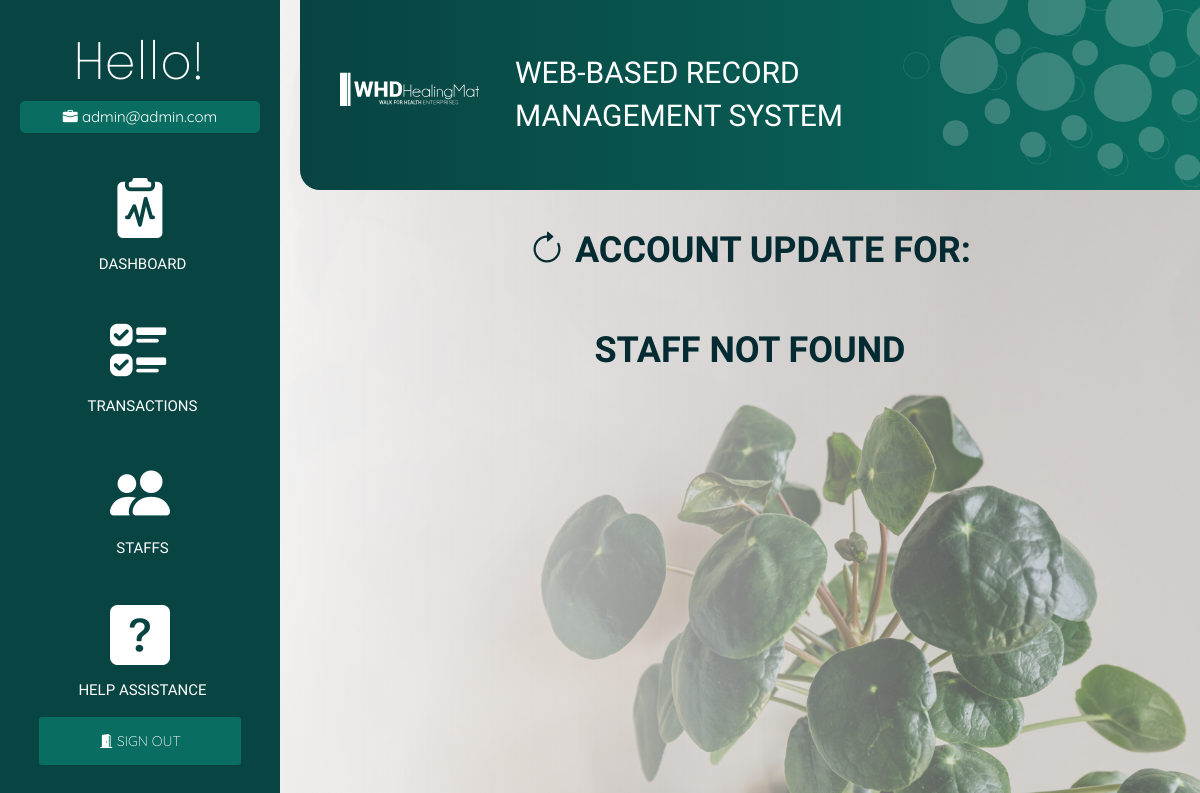
Page /staff/2/update (signed in) on the earlier database version.
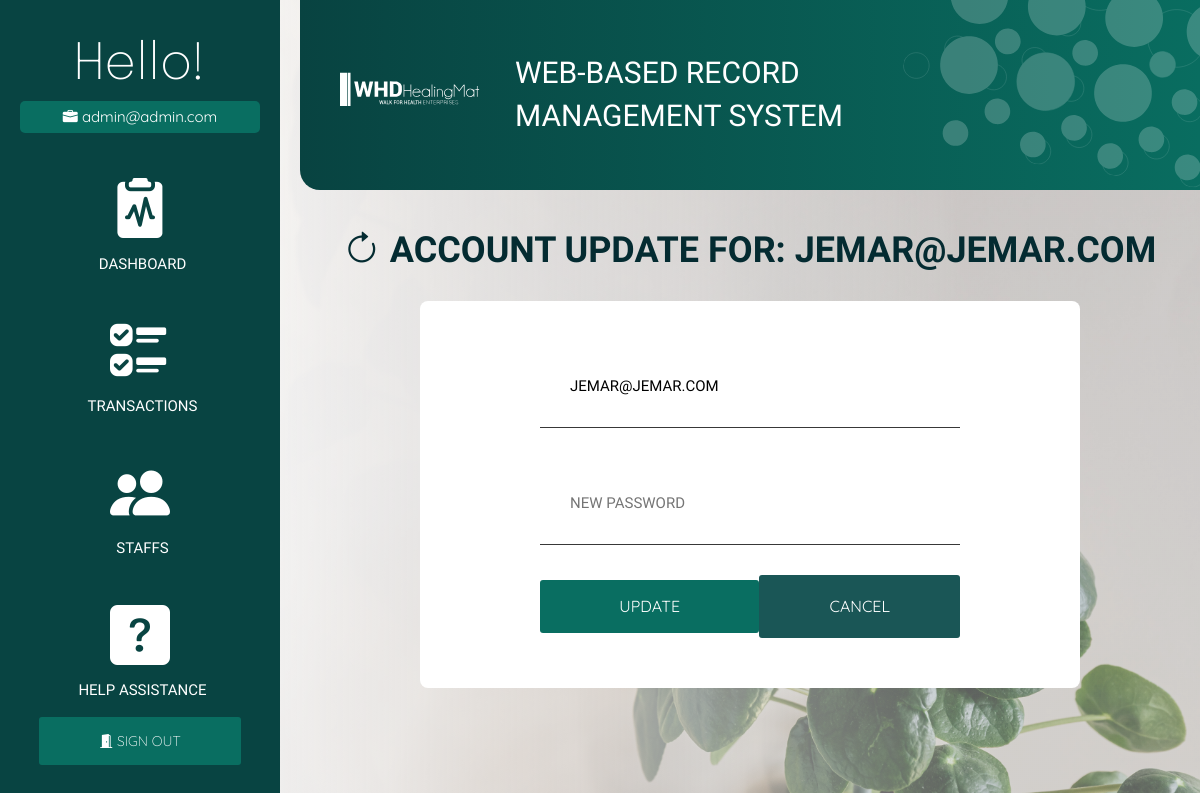
Same page on the later database version.
### models.py (models this page shows, shortened)
class Staff(db.Model):
    __tablename__ = 'staff'
    staff_id = db.Column(db.Integer, primary_key=True)
    staff_email = db.Column(db.String(200), unique=True)
    staff_password = db.Column(db.String(200), nullable=False)

### blueprint/staff.py (the view, shortened to what this page needs)
@staff_bp.route('/staff/<id>/update', methods=['GET', 'POST'])
def staff_update(id):
    staff = Staff.query.filter_by(staff_id=id).first()
    return render_template('staff/update_page.html', staff=staff)

### blueprint/staff.py (called while the page is built)
def staff_bp_middleware():
    if not is_authenticated():
        return redirect(url_for('auth_bp.login_page'))

### helper/functions.py (called while the page is built)
def is_authenticated():
    if session.get('signedin'):
        return True
    return False

### templates/staff/update_page.html (shortened to what this page needs)
{% extends 'auth/auth_base.html' %}
{% block head %}
<link rel="stylesheet" href="{{ url_for('static', filename='css/transaction.css') }}">
{% endblock %}
{% block body %}
<h1><i class="bi bi-arrow-clockwise">&nbsp;</i>ACCOUNT UPDATE FOR: {{staff.staff_email}}</h1>
{% if staff %}
<form action="{{url_for('staff_bp.staff_update', id=staff.staff_id)}}" method="POST">
    <input type="hidden" name="id" value="{{staff.staff_id}}"> <br>
    <input type="email" name="email" value="{{staff.staff_email}}" placeholder="Email" autocomplete="off"> <br>
    <input type="password" name="password" placeholder="New Password" autocomplete="off"> <br>
    <span class="span-btn"><input type="submit" value="Update">
            <a id="cancel-btn" href="{{url_for('transaction_bp.transaction')}}">
               CANCEL</a></span>
</form>
{% else %}
	<h1>Staff not found</h1>
{% endif %}
{% endblock %}

Differences in the rows shown:
added Staff: staff_email "JEMAR@JEMAR.COM", email "jemar@jemar.com"
Other differences:
form field value: (not shown) → "Update"
text no longer shown: "STAFF NOT FOUND"
text now shown: "CANCEL"
